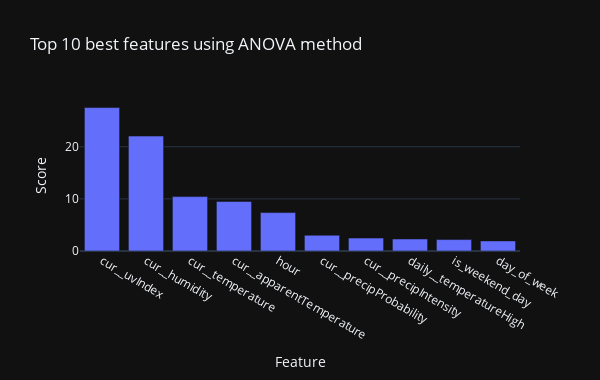

The code cell stored with this chart in its notebook:
### Markdown cell above
#### K-Best features

Statistical tests can be used to select those features that have the strongest relationship with the output variable.

The scikit-learn library provides the SelectKBest class that can be used with a suite of different statistical tests to select a specific number of features.

TODO: write documentation about how ANOVA works

### Code cell
# import necessary libraries
from sklearn.feature_selection import SelectKBest, f_classif

# add a few extra features to the weather features
use_cols = ['hour', 'n_month', 'day_of_week', 'is_weekend_day'] + inspect_cols_flat
X = merged[use_cols]
y = merged['obs_count']

# extract top 10 features
bestfeatures = SelectKBest(score_func=f_classif, k='all')
fit = bestfeatures.fit(X, y)

# import features and scores into a dataframe
top10 = pd.DataFrame([dict(zip(X.columns, fit.scores_))]).T.reset_index().sort_values(0, ascending=False).head(10)
top10.columns = ['Feature', 'Score']

# visualize feature scores
px.bar(top10, x='Feature', y='Score', width=600, height=380, title='Top 10 best features using ANOVA method')

### Figure 1 — Plotly figure (JSON) as saved in the notebook; plotly's stock layout.template omitted (floating-point values rounded to 4 significant figures)
{"data": [{"alignmentgroup": "True", "hovertemplate": "Feature=%{x}<br>Score=%{y}<extra></extra>", "legendgroup": "", "marker": {"color": "#636efa"}, "name": "", "offsetgroup": "", "orientation": "v", "showlegend": false, "textposition": "auto", "type": "bar", "x": ["cur__uvIndex", "cur__humidity", "cur__temperature", "cur__apparentTemperature", "hour", "cur__precipProbability", "cur__precipIntensity", "daily__temperatureHigh", "is_weekend_day", "day_of_week"], "xaxis": "x", "y": [27.53, 22.05, 10.44, 9.513, 7.371, 3.026, 2.478, 2.309, 2.191, 1.936], "yaxis": "y"}], "layout": {"barmode": "relative", "height": 380, "legend": {"tracegroupgap": 0}, "title": {"text": "Top 10 best features using ANOVA method"}, "width": 600, "xaxis": {"anchor": "y", "autorange": true, "domain": [0, 1], "range": [-0.5, 9.5], "title": {"text": "Feature"}, "type": "category"}, "yaxis": {"anchor": "x", "autorange": true, "domain": [0, 1], "range": [0, 28.98], "title": {"text": "Score"}, "type": "linear"}}}
